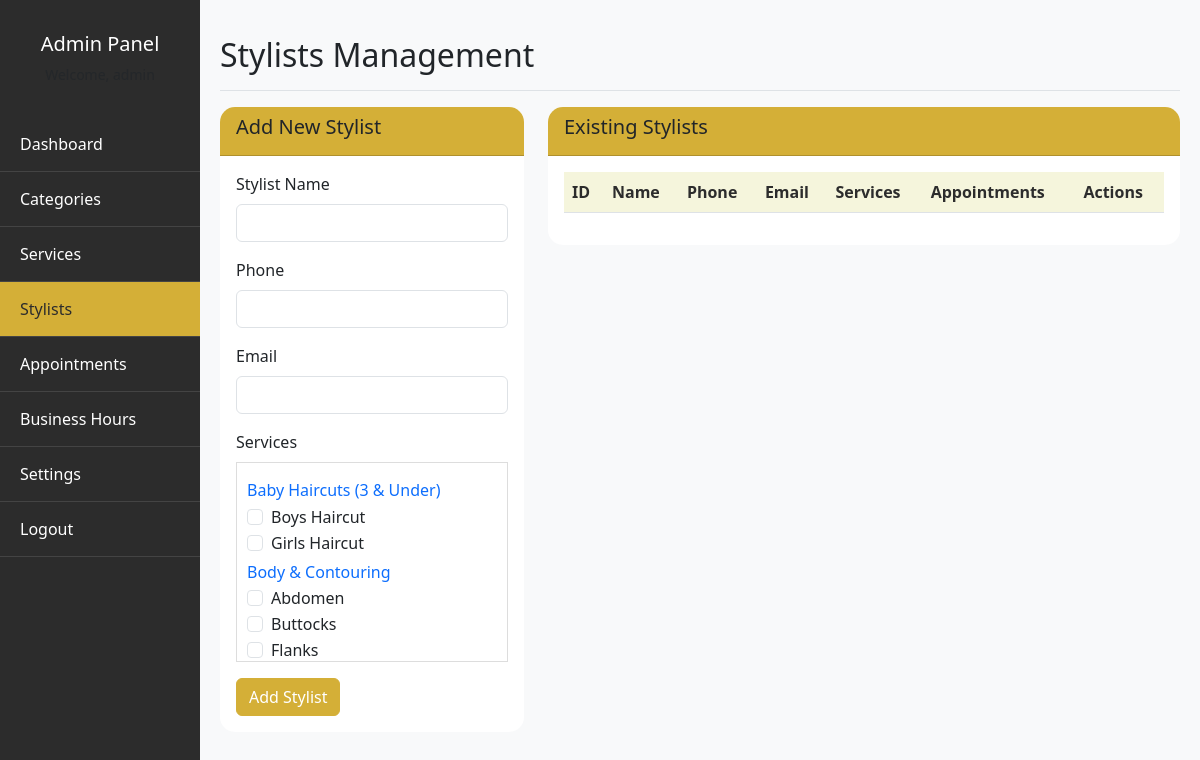
The app's page /admin/dashboard.php?page=stylists (signed in) with its own data.
### tables this page shows
CREATE TABLE IF NOT EXISTS services (
    id INT AUTO_INCREMENT PRIMARY KEY,
    category_id INT NOT NULL,
    name VARCHAR(150) NOT NULL,
    price DECIMAL(10,2) NOT NULL,
    duration_in_minutes INT DEFAULT 60,
    FOREIGN KEY (category_id) REFERENCES categories(id)
);

CREATE TABLE IF NOT EXISTS categories (
    id INT AUTO_INCREMENT PRIMARY KEY,
    name VARCHAR(100) NOT NULL,
    note TEXT
);

### admin/pages/stylists.php (the view, shortened to what this page needs)
<?php
$stmt = $pdo->query("
    SELECT s.*, c.name as category_name
    FROM services s
    JOIN categories c ON s.category_id = c.id
    ORDER BY c.name, s.name
");
$allServices = $stmt->fetchAll();
?>
<div class="row">
    <div class="col-md-4">
        <div class="card">
            <div class="card-header">
                <h5>Add New Stylist</h5>
            </div>
            <div class="card-body">
                <form method="POST">
                    <div class="mb-3">
                        <label for="name" class="form-label">Stylist Name</label>
                        <input type="text" class="form-control" id="name" name="name" required>
                    </div>
                    <div class="mb-3">
                        <label for="phone" class="form-label">Phone</label>
                        <input type="text" class="form-control" id="phone" name="phone">
                    </div>
                    <div class="mb-3">
                        <label for="email" class="form-label">Email</label>
                        <input type="email" class="form-control" id="email" name="email">
                    </div>
                    <div class="mb-3">
                        <label class="form-label">Services</label>
                        <div style="max-height: 200px; overflow-y: auto; border: 1px solid #ddd; padding: 10px;">
                            <?php
                            $currentCategory = '';
                            foreach ($allServices as $service):
                                if ($service['category_name'] != $currentCategory):
                                    if ($currentCategory != '') echo '</div>';
                                    $currentCategory = $service['category_name'];
                                    echo '<h6 class="mt-2 mb-1 text-primary">' . htmlspecialchars($currentCategory) . '</h6>';
                                    echo '<div>';
                                endif;
                            ?>
                                <div class="form-check">
                                    <input class="form-check-input" type="checkbox" name="services[]" value="<?php echo $service['id']; ?>" id="service_<?php echo $service['id']; ?>">
                                    <label class="form-check-label" for="service_<?php echo $service['id']; ?>">
                                        <?php echo htmlspecialchars($service['name']); ?>
                                    </label>
                                </div>
                            <?php
                            endforeach;
                            if ($currentCategory != '') echo '</div>';
                            ?>
                        </div>
                    </div>
                    <button type="submit" class="btn btn-primary">Add Stylist</button>
                </form>
            </div>
        </div>
    </div>
    <div class="col-md-8">
        <div class="card">
            <div class="card-header">
                <h5>Existing Stylists</h5>
            </div>
            <div class="card-body">
                <div class="table-responsive">
                    <table class="table table-striped">
                        <thead>
                            <tr>
                                <th>ID</th>
                                <th>Name</th>
                                <th>Phone</th>
                                <th>Email</th>
                                <th>Services</th>
                                <th>Appointments</th>
                                <th>Actions</th>
                            </tr>
                        </thead>
                    </table>
                </div>
            </div>
        </div>
    </div>
</div>

### css/style.css (style rules this page uses)
:root { --primary-color: #d4af37; --secondary-color: #8b7355; --accent-color: #f5f5dc; --dark-color: #2c2c2c; --light-color: #ffffff; }
body { font-family: 'Segoe UI', Tahoma, Geneva, Verdana, sans-serif; background-color: #f8f9fa; }
.btn-primary { background-color: var(--primary-color); border-color: var(--primary-color); }
.card { border: none; border-radius: 15px; }
.card-header { background-color: var(--primary-color) !important; border-radius: 15px 15px 0 0 !important; }
.table th { background-color: var(--accent-color); color: var(--dark-color); font-weight: 600; }

### records on screen
services: category.name "Baby Haircuts (3 & Under)", name "Boys Haircut"
services: name "Girls Haircut"
services: category.name "Body & Contouring", name "Abdomen"
services: name "Buttocks"
services: name "Flanks"
